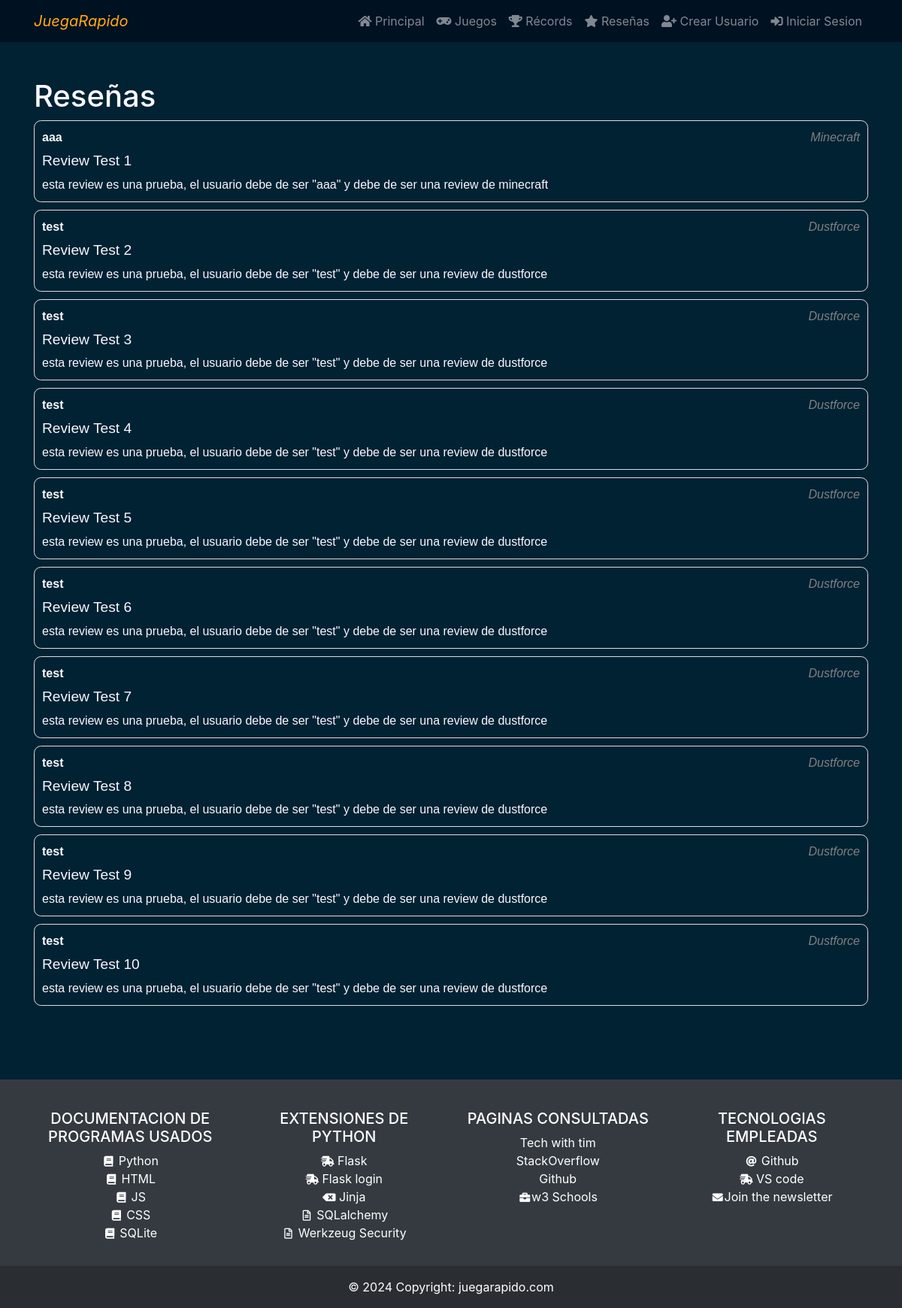
The page /resenas on the database its author committed.
### website/models.py (models this page shows)
class Resennas(db.Model):
    id = db.Column(db.Integer, primary_key=True)
    fecha = db.Column(db.DateTime)
    titulo = db.Column(db.Text)
    detalles = db.Column(db.Text)
    comentario = db.Column(db.Text)
    id_usuario = db.Column(db.Integer, db.ForeignKey('usuarios.id'))
    id_juego = db.Column(db.Integer, db.ForeignKey('juegos.id'))

class Usuarios(db.Model,UserMixin):
    id = db.Column(db.Integer, primary_key=True, unique=True)
    alias = db.Column(db.Text, unique=True)
    nombre = db.Column(db.Text)
    apellidos = db.Column(db.Text)
    telefono = db.Column(db.Text)
    contrasena = db.Column(db.Text)
    email = db.Column(db.Text)
    fecha_creacion = db.Column(db.Text)
    fecha_alta = db.Column(db.Text)
    comentario = db.Column(db.Text)
    id_tipo = db.Column(db.Integer, db.ForeignKey('tipos_usuarios.id'))
    alta = db.Column(db.Integer, db.ForeignKey('validado.id'))

class Juegos(db.Model):
    id = db.Column(db.Integer, primary_key=True)
    nombre = db.Column(db.Text)
    fecha = db.Column(db.DateTime)
    imagen = db.Column(db.Text)
    categoria_id = db.Column(db.Integer)
    archivos = db.relationship('Archivos', backref='juego', lazy='dynamic')
    resennas = db.relationship('Resennas', backref='juego', lazy='dynamic')

### website/views.py (the view)
@views.route('/resenas',methods=['GET', 'POST'])
def resenas():
    from . import db
    from .models import Resennas, Juegos, Usuarios
    resennas = db.session.query(Resennas, Juegos, Usuarios).filter(Resennas.id_juego == Juegos.id).filter(Resennas.id_usuario == Usuarios.id).all()
    return render_template('resenas.html', resennas=resennas)

### website/templates/resenas.html (shortened to what this page needs)
{% extends 'base.html'%}
{%block content%}
<h1>Reseñas</h1>
<table class="table table-striped table-dark">
    {% for resenna, juegos, usuarios in resennas%}
    <div class="comment-section">
        <div class="comment">
            <div class="comment-header">
                <span class="username">{{ usuarios.alias }}</span>
                <span class="category">{{ juegos.nombre }}</span>
            </div>
            <div class="comment-title">{{ resenna.titulo }}</div>
            <div class="comment-text">{{ resenna.detalles }}</div>
        </div>
    </div>
    {% endfor %}
</table>
{%endblock%}

### website/static/style/main.css (style rules this page uses)
:root { --main-dark: #012; --second-dark: #023; --main-light: #f9f7ff; --second-light: #e9e7ff; --orange: #fa1; scroll-behavior: smooth; }
body { background-color: var(--second-dark); color: var(--main-light); display: flex; flex-direction: column; min-height: 100vh; margin: 0; }
.comment-section { margin: 0 auto; font-family: Arial, sans-serif; }
.comment { border: 1px solid #ddd; padding: 10px; margin-bottom: 10px; border-radius: 0.6em; }
.comment-header { display: flex; justify-content: space-between; margin-bottom: 5px; }
.username { font-weight: bold; }
.category { font-style: italic; color: gray; }
.comment-title { font-size: 1.2em; margin-bottom: 5px; }
.comment-text { margin-top: 5px; }

### rows shown on the page
Resennas: alias "aaa", nombre "Minecraft", titulo "Review Test 1", detalles "esta review es una prueba, el usuario debe de ser \"aaa\" y debe de ser una review de minecraft"
Resennas: alias "test", nombre "Dustforce", titulo "Review Test 2", detalles "esta review es una prueba, el usuario debe de ser \"test\" y debe de ser una review de dustforce"
Resennas: alias "test", nombre "Dustforce", titulo "Review Test 3", detalles "esta review es una prueba, el usuario debe de ser \"test\" y debe de ser una review de dustforce"
Resennas: alias "test", nombre "Dustforce", titulo "Review Test 4", detalles "esta review es una prueba, el usuario debe de ser \"test\" y debe de ser una review de dustforce"
Resennas: alias "test", nombre "Dustforce", titulo "Review Test 5", detalles "esta review es una prueba, el usuario debe de ser \"test\" y debe de ser una review de dustforce"
Resennas: alias "test", nombre "Dustforce", titulo "Review Test 6", detalles "esta review es una prueba, el usuario debe de ser \"test\" y debe de ser una review de dustforce"
Resennas: alias "test", nombre "Dustforce", titulo "Review Test 7", detalles "esta review es una prueba, el usuario debe de ser \"test\" y debe de ser una review de dustforce"
Resennas: alias "test", nombre "Dustforce", titulo "Review Test 8", detalles "esta review es una prueba, el usuario debe de ser \"test\" y debe de ser una review de dustforce"
Resennas: alias "test", nombre "Dustforce", titulo "Review Test 9", detalles "esta review es una prueba, el usuario debe de ser \"test\" y debe de ser una review de dustforce"
Resennas: alias "test", nombre "Dustforce", titulo "Review Test 10", detalles "esta review es una prueba, el usuario debe de ser \"test\" y debe de ser una review de dustforce"
